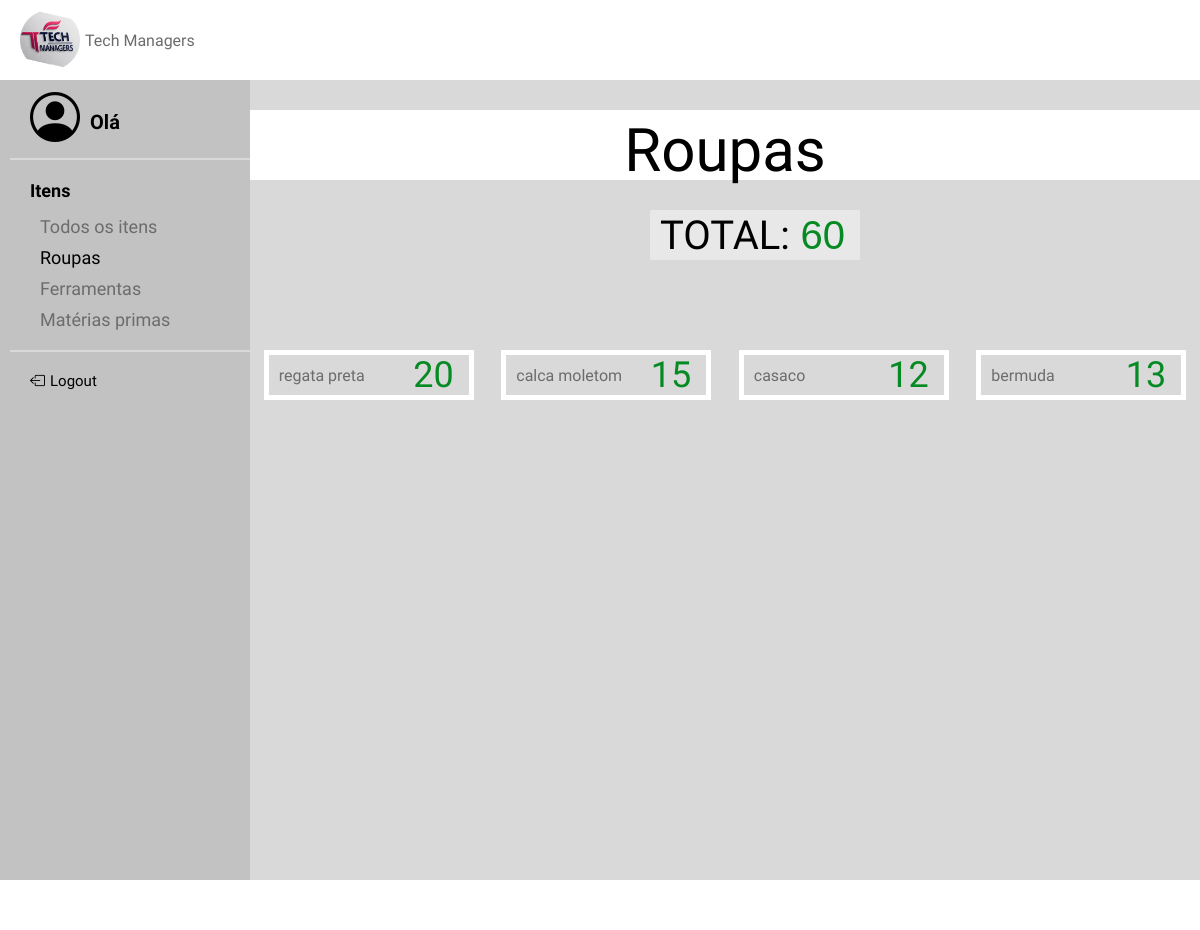
/TelaAR, run on an earlier commit of the app's database.
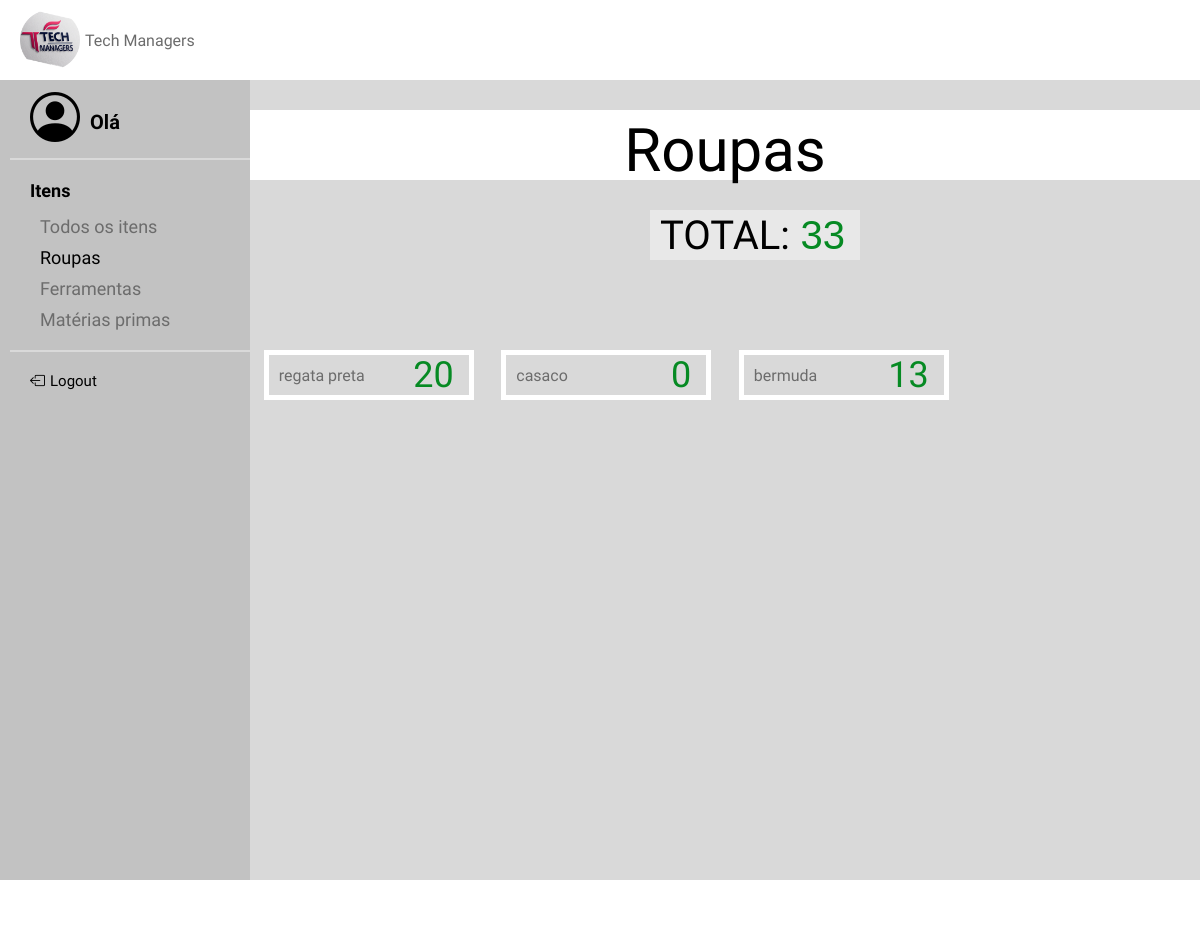
And on a later commit of the database.
### models.py (models this page shows, shortened)
class ITEM(Base):
    __tablename__ = 'item'
    id = Column(Integer, primary_key=True, unique=True, nullable=False, index=True)
    nome = Column(String(40), nullable=False, index=True)
    tipo = Column(String(40), nullable=False, index=True)
    quantidade = Column(Integer, nullable=False, index=True)

### app.py (the view)
@app.route('/TelaAR')
def tela_roupas():
    itens = ITEM.query.filter_by(tipo="Roupa").all()
    total = db_session.query(func.sum(ITEM.quantidade)).filter(ITEM.tipo == "Roupa").scalar() or 0
    return render_template("TelaARoupas.html", itens=itens, total=total)

### templates/TelaARoupas.html
{% extends "base.html" %}
{% block conteudo %}
    <link rel="stylesheet" href="/static/TelaARoupas.css">
    <div class="container">
        <div id="numero">
            <p class="titulo">Roupas</p>
        </div>
        <div id="total">
            <p for="numero" id="textonumero"> TOTAL: </p>
            <input type="number" id="camponumero" name="numero" value="{{ total }}" readonly>
        </div>
        <div class="cards">
            {% for item in itens %}
                <div class="card">
                    <form class="input-group">
                        <input type="text" id="nome" name="nome" value="{{ item.nome }}" readonly>
                        <input type="number" id="quantidade" name="quantidade" value="{{ item.quantidade }}" disabled>
                    </form>
                </div>
            {% endfor %}
        </div>
    </div>
{% endblock %}

What changed in the data, as far as the page shows it:
removed ITEM: nome "calca moletom", quantidade "15"
changed ITEM "casaco": quantidade "12" → "0"
Also different on the page:
form field numero: "60" → "33"
